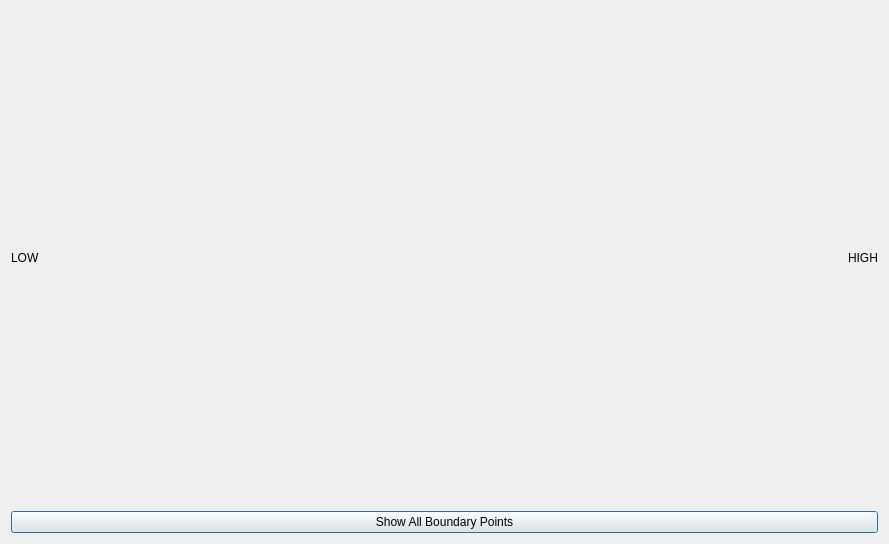
<?xml version="1.0" encoding="UTF-8"?>
<ui version="4.0">
 <class>ParallelCoordinatesWindow</class>
 <widget class="QDialog" name="ParallelCoordinatesWindow">
  <property name="windowModality">
   <enum>Qt::NonModal</enum>
  </property>
  <property name="enabled">
   <bool>true</bool>
  </property>
  <property name="geometry">
   <rect>
    <x>0</x>
    <y>0</y>
    <width>889</width>
    <height>544</height>
   </rect>
  </property>
  <property name="sizePolicy">
   <sizepolicy hsizetype="Expanding" vsizetype="Expanding">
    <horstretch>0</horstretch>
    <verstretch>0</verstretch>
   </sizepolicy>
  </property>
  <property name="minimumSize">
   <size>
    <width>600</width>
    <height>400</height>
   </size>
  </property>
  <property name="windowTitle">
   <string>Parallel Coordinates Graph</string>
  </property>
  <property name="autoFillBackground">
   <bool>false</bool>
  </property>
  <layout class="QVBoxLayout" name="verticalLayout_2">
   <item>
    <layout class="QVBoxLayout" name="verticalLayout">
     <item>
      <layout class="QHBoxLayout" name="fitnessScale">
       <item>
        <widget class="QLabel" name="lowLabel">
         <property name="text">
          <string>LOW</string>
         </property>
        </widget>
       </item>
       <item>
        <widget class="QLabel" name="colorMap">
         <property name="sizePolicy">
          <sizepolicy hsizetype="MinimumExpanding" vsizetype="Fixed">
           <horstretch>0</horstretch>
           <verstretch>0</verstretch>
          </sizepolicy>
         </property>
         <property name="minimumSize">
          <size>
           <width>100</width>
           <height>20</height>
          </size>
         </property>
         <property name="maximumSize">
          <size>
           <width>2000</width>
           <height>20</height>
          </size>
         </property>
         <property name="text">
          <string/>
         </property>
         <property name="textFormat">
          <enum>Qt::AutoText</enum>
         </property>
         <property name="pixmap">
          <pixmap resource="../../Resourses.qrc">:/images/Map.png</pixmap>
         </property>
         <property name="scaledContents">
          <bool>true</bool>
         </property>
         <property name="alignment">
          <set>Qt::AlignCenter</set>
         </property>
        </widget>
       </item>
       <item>
        <widget class="QLabel" name="highLabel">
         <property name="text">
          <string>HIGH</string>
         </property>
        </widget>
       </item>
      </layout>
     </item>
    </layout>
   </item>
   <item>
    <widget class="QPushButton" name="switchGraphButton">
     <property name="text">
      <string>Show All Boundary Points</string>
     </property>
     <property name="checkable">
      <bool>true</bool>
     </property>
    </widget>
   </item>
  </layout>
 </widget>
 <resources>
  <include location="../../Resourses.qrc"/>
 </resources>
 <connections/>
</ui>
